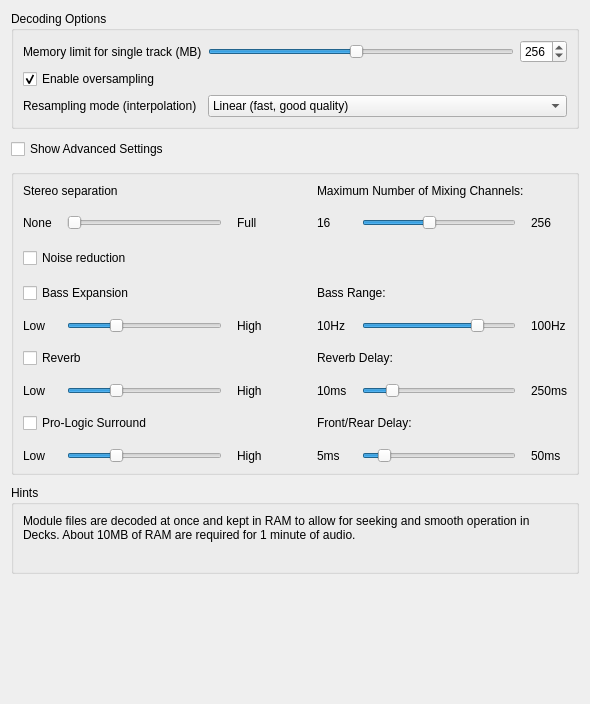
<?xml version="1.0" encoding="UTF-8"?>
<ui version="4.0">
 <class>DlgPrefModplug</class>
 <widget class="QWidget" name="DlgPrefModplug">
  <property name="geometry">
   <rect>
    <x>0</x>
    <y>0</y>
    <width>590</width>
    <height>704</height>
   </rect>
  </property>
  <property name="windowTitle">
   <string>Modplug Preferences</string>
  </property>
  <layout class="QGridLayout" name="gridLayout">
   <property name="spacing">
    <number>10</number>
   </property>
   <item row="8" column="0">
    <widget class="QCheckBox" name="showAdvanced">
     <property name="text">
      <string>Show Advanced Settings</string>
     </property>
    </widget>
   </item>
   <item row="12" column="1">
    <spacer name="verticalSpacer_2">
     <property name="orientation">
      <enum>Qt::Vertical</enum>
     </property>
     <property name="sizeType">
      <enum>QSizePolicy::Expanding</enum>
     </property>
     <property name="sizeHint" stdset="0">
      <size>
       <width>20</width>
       <height>40</height>
      </size>
     </property>
    </spacer>
   </item>
   <item row="9" column="0" colspan="6">
    <widget class="QGroupBox" name="advancedSettings">
     <property name="sizePolicy">
      <sizepolicy hsizetype="Expanding" vsizetype="Minimum">
       <horstretch>0</horstretch>
       <verstretch>0</verstretch>
      </sizepolicy>
     </property>
     <property name="title">
      <string/>
     </property>
     <layout class="QVBoxLayout" name="verticalLayout">
      <item>
       <layout class="QGridLayout" name="gridLayout_2">
        <property name="spacing">
         <number>15</number>
        </property>
        <item row="4" column="5">
         <widget class="QSlider" name="maxMixChannels">
          <property name="minimum">
           <number>32</number>
          </property>
          <property name="maximum">
           <number>256</number>
          </property>
          <property name="value">
           <number>128</number>
          </property>
          <property name="orientation">
           <enum>Qt::Horizontal</enum>
          </property>
         </widget>
        </item>
        <item row="11" column="5">
         <widget class="QSlider" name="surroundDelay">
          <property name="minimum">
           <number>5</number>
          </property>
          <property name="maximum">
           <number>50</number>
          </property>
          <property name="value">
           <number>10</number>
          </property>
          <property name="orientation">
           <enum>Qt::Horizontal</enum>
          </property>
         </widget>
        </item>
        <item row="7" column="5">
         <widget class="QSlider" name="bassCutoff">
          <property name="minimum">
           <number>10</number>
          </property>
          <property name="maximum">
           <number>100</number>
          </property>
          <property name="value">
           <number>80</number>
          </property>
          <property name="orientation">
           <enum>Qt::Horizontal</enum>
          </property>
         </widget>
        </item>
        <item row="4" column="1">
         <widget class="QSlider" name="stereoSeparation">
          <property name="minimum">
           <number>1</number>
          </property>
          <property name="maximum">
           <number>256</number>
          </property>
          <property name="value">
           <number>1</number>
          </property>
          <property name="orientation">
           <enum>Qt::Horizontal</enum>
          </property>
          <property name="tickPosition">
           <enum>QSlider::NoTicks</enum>
          </property>
         </widget>
        </item>
        <item row="7" column="1">
         <widget class="QSlider" name="bassDepth">
          <property name="maximum">
           <number>100</number>
          </property>
          <property name="value">
           <number>30</number>
          </property>
          <property name="orientation">
           <enum>Qt::Horizontal</enum>
          </property>
         </widget>
        </item>
        <item row="9" column="1">
         <widget class="QSlider" name="reverbDepth">
          <property name="maximum">
           <number>100</number>
          </property>
          <property name="value">
           <number>30</number>
          </property>
          <property name="orientation">
           <enum>Qt::Horizontal</enum>
          </property>
         </widget>
        </item>
        <item row="3" column="4" colspan="3">
         <widget class="QLabel" name="label_5">
          <property name="text">
           <string>Maximum Number of Mixing Channels:</string>
          </property>
         </widget>
        </item>
        <item row="11" column="1">
         <widget class="QSlider" name="surroundDepth">
          <property name="maximum">
           <number>100</number>
          </property>
          <property name="value">
           <number>30</number>
          </property>
          <property name="orientation">
           <enum>Qt::Horizontal</enum>
          </property>
         </widget>
        </item>
        <item row="7" column="0">
         <widget class="QLabel" name="label_2">
          <property name="text">
           <string>Low</string>
          </property>
         </widget>
        </item>
        <item row="8" column="4" colspan="3">
         <widget class="QLabel" name="label_7">
          <property name="text">
           <string>Reverb Delay:</string>
          </property>
         </widget>
        </item>
        <item row="9" column="0">
         <widget class="QLabel" name="label_13">
          <property name="text">
           <string>Low</string>
          </property>
         </widget>
        </item>
        <item row="7" column="2">
         <widget class="QLabel" name="label_6">
          <property name="text">
           <string>High</string>
          </property>
         </widget>
        </item>
        <item row="4" column="3">
         <spacer name="horizontalSpacer">
          <property name="orientation">
           <enum>Qt::Horizontal</enum>
          </property>
          <property name="sizeType">
           <enum>QSizePolicy::Preferred</enum>
          </property>
          <property name="sizeHint" stdset="0">
           <size>
            <width>40</width>
            <height>20</height>
           </size>
          </property>
         </spacer>
        </item>
        <item row="4" column="0">
         <widget class="QLabel" name="label_8">
          <property name="text">
           <string>None</string>
          </property>
         </widget>
        </item>
        <item row="6" column="0" colspan="3">
         <widget class="QCheckBox" name="megabass">
          <property name="text">
           <string>Bass Expansion</string>
          </property>
         </widget>
        </item>
        <item row="9" column="5">
         <widget class="QSlider" name="reverbDelay">
          <property name="minimum">
           <number>10</number>
          </property>
          <property name="maximum">
           <number>250</number>
          </property>
          <property name="value">
           <number>50</number>
          </property>
          <property name="orientation">
           <enum>Qt::Horizontal</enum>
          </property>
         </widget>
        </item>
        <item row="6" column="4" colspan="3">
         <widget class="QLabel" name="label_3">
          <property name="text">
           <string>Bass Range:</string>
          </property>
         </widget>
        </item>
        <item row="4" column="4">
         <widget class="QLabel" name="label_18">
          <property name="text">
           <string>16</string>
          </property>
         </widget>
        </item>
        <item row="10" column="4" colspan="3">
         <widget class="QLabel" name="label_9">
          <property name="text">
           <string>Front/Rear Delay:</string>
          </property>
         </widget>
        </item>
        <item row="11" column="2">
         <widget class="QLabel" name="label_17">
          <property name="text">
           <string>High</string>
          </property>
         </widget>
        </item>
        <item row="10" column="0" colspan="3">
         <widget class="QCheckBox" name="surround">
          <property name="text">
           <string>Pro-Logic Surround</string>
          </property>
         </widget>
        </item>
        <item row="4" column="2">
         <widget class="QLabel" name="label_15">
          <property name="text">
           <string>Full</string>
          </property>
         </widget>
        </item>
        <item row="11" column="0">
         <widget class="QLabel" name="label_14">
          <property name="text">
           <string>Low</string>
          </property>
         </widget>
        </item>
        <item row="8" column="0" colspan="3">
         <widget class="QCheckBox" name="reverb">
          <property name="text">
           <string>Reverb</string>
          </property>
         </widget>
        </item>
        <item row="3" column="0" colspan="3">
         <widget class="QLabel" name="label_4">
          <property name="text">
           <string>Stereo separation</string>
          </property>
         </widget>
        </item>
        <item row="9" column="2">
         <widget class="QLabel" name="label_16">
          <property name="text">
           <string>High</string>
          </property>
         </widget>
        </item>
        <item row="7" column="4">
         <widget class="QLabel" name="label_19">
          <property name="text">
           <string>10Hz</string>
          </property>
         </widget>
        </item>
        <item row="9" column="4">
         <widget class="QLabel" name="label_20">
          <property name="text">
           <string>10ms</string>
          </property>
         </widget>
        </item>
        <item row="4" column="6">
         <widget class="QLabel" name="label_22">
          <property name="text">
           <string>256</string>
          </property>
         </widget>
        </item>
        <item row="11" column="4">
         <widget class="QLabel" name="label_21">
          <property name="text">
           <string>5ms</string>
          </property>
         </widget>
        </item>
        <item row="7" column="6">
         <widget class="QLabel" name="label_23">
          <property name="text">
           <string>100Hz</string>
          </property>
         </widget>
        </item>
        <item row="9" column="6">
         <widget class="QLabel" name="label_24">
          <property name="text">
           <string>250ms</string>
          </property>
         </widget>
        </item>
        <item row="11" column="6">
         <widget class="QLabel" name="label_25">
          <property name="text">
           <string>50ms</string>
          </property>
         </widget>
        </item>
        <item row="5" column="0" colspan="3">
         <widget class="QCheckBox" name="noiseReduction">
          <property name="text">
           <string>Noise reduction</string>
          </property>
         </widget>
        </item>
       </layout>
      </item>
     </layout>
    </widget>
   </item>
   <item row="10" column="0" colspan="6">
    <widget class="QGroupBox" name="Hints">
     <property name="sizePolicy">
      <sizepolicy hsizetype="Expanding" vsizetype="Minimum">
       <horstretch>0</horstretch>
       <verstretch>0</verstretch>
      </sizepolicy>
     </property>
     <property name="title">
      <string>Hints</string>
     </property>
     <layout class="QVBoxLayout" name="verticalLayout_3">
      <item>
       <widget class="QLabel" name="label_11">
        <property name="text">
         <string>Module files are decoded at once and kept in RAM to allow for seeking and smooth operation in Decks. About 10MB of RAM are required for 1 minute of audio.</string>
        </property>
        <property name="wordWrap">
         <bool>true</bool>
        </property>
       </widget>
      </item>
      <item>
       <widget class="QLabel" name="modplugSettingsHint">
        <property name="wordWrap">
         <bool>true</bool>
        </property>
        <property name="openExternalLinks">
         <bool>true</bool>
        </property>
       </widget>
      </item>
     </layout>
    </widget>
   </item>
   <item row="1" column="0" colspan="6">
    <widget class="QGroupBox" name="decodingOptions">
     <property name="sizePolicy">
      <sizepolicy hsizetype="Expanding" vsizetype="Minimum">
       <horstretch>0</horstretch>
       <verstretch>0</verstretch>
      </sizepolicy>
     </property>
     <property name="toolTip">
      <string>Decoding options for libmodplug, a software library for loading and rendering module files (MOD music, tracker music).</string>
     </property>
     <property name="title">
      <string>Decoding Options</string>
     </property>
     <layout class="QVBoxLayout" name="verticalLayout_4">
      <item>
       <layout class="QGridLayout" name="gridLayout_5">
        <item row="0" column="1">
         <widget class="QSlider" name="memoryLimit">
          <property name="toolTip">
           <string extracomment="1 minute of decoded audio requires about 10MB of RAM."/>
          </property>
          <property name="minimum">
           <number>16</number>
          </property>
          <property name="maximum">
           <number>512</number>
          </property>
          <property name="value">
           <number>256</number>
          </property>
          <property name="sliderPosition">
           <number>256</number>
          </property>
          <property name="orientation">
           <enum>Qt::Horizontal</enum>
          </property>
         </widget>
        </item>
        <item row="2" column="1" colspan="2">
         <widget class="QComboBox" name="resampleMode">
          <property name="currentIndex">
           <number>1</number>
          </property>
          <item>
           <property name="text">
            <string>Nearest (very fast, extremely bad quality)</string>
           </property>
          </item>
          <item>
           <property name="text">
            <string>Linear (fast, good quality)</string>
           </property>
          </item>
          <item>
           <property name="text">
            <string>Cubic Spline (high quality)</string>
           </property>
          </item>
          <item>
           <property name="text">
            <string>8-tap FIR (extremely high quality)</string>
           </property>
          </item>
         </widget>
        </item>
        <item row="2" column="0">
         <widget class="QLabel" name="label">
          <property name="text">
           <string>Resampling mode (interpolation)</string>
          </property>
         </widget>
        </item>
        <item row="0" column="2">
         <widget class="QSpinBox" name="memoryLimitSpin">
          <property name="minimum">
           <number>16</number>
          </property>
          <property name="maximum">
           <number>512</number>
          </property>
          <property name="value">
           <number>256</number>
          </property>
         </widget>
        </item>
        <item row="0" column="0">
         <widget class="QLabel" name="label_10">
          <property name="text">
           <string>Memory limit for single track (MB)</string>
          </property>
         </widget>
        </item>
        <item row="1" column="0">
         <widget class="QCheckBox" name="oversampling">
          <property name="text">
           <string>Enable oversampling</string>
          </property>
          <property name="checked">
           <bool>true</bool>
          </property>
         </widget>
        </item>
       </layout>
      </item>
     </layout>
    </widget>
   </item>
  </layout>
 </widget>
 <tabstops>
  <tabstop>memoryLimit</tabstop>
  <tabstop>memoryLimitSpin</tabstop>
  <tabstop>oversampling</tabstop>
  <tabstop>resampleMode</tabstop>
  <tabstop>showAdvanced</tabstop>
  <tabstop>stereoSeparation</tabstop>
  <tabstop>maxMixChannels</tabstop>
  <tabstop>noiseReduction</tabstop>
  <tabstop>megabass</tabstop>
  <tabstop>bassDepth</tabstop>
  <tabstop>bassCutoff</tabstop>
  <tabstop>reverb</tabstop>
  <tabstop>reverbDepth</tabstop>
  <tabstop>reverbDelay</tabstop>
  <tabstop>surround</tabstop>
  <tabstop>surroundDepth</tabstop>
  <tabstop>surroundDelay</tabstop>
 </tabstops>
 <resources/>
</ui>
